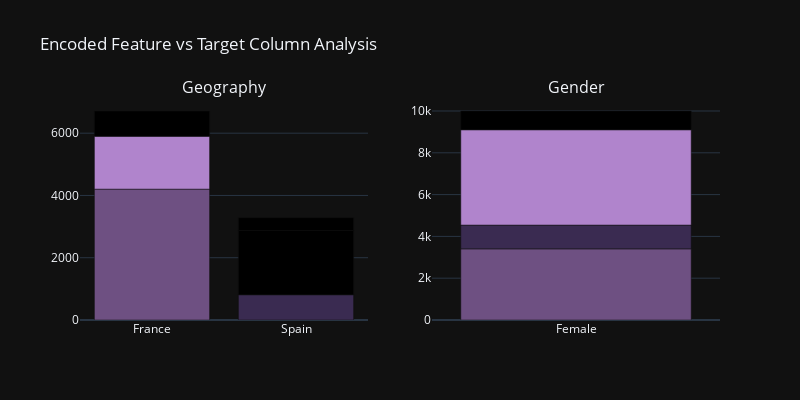

Write notebook code for a chart like this one.
### Code cell
# Define the target column
target_column = 'Exited'

# Call the function with the target column
encoded_feature_vs_target_analysis(df, target_column)

### Figure 1 — Plotly figure (JSON) as saved in the notebook; plotly's stock layout.template omitted (floating-point values rounded to 4 significant figures; data arrays with more than 128 entries replaced by an {"elided": "..."} marker saying what was removed)
{"data": [{"marker": {"color": ["#6e5082", "#3a2b51", "#b084cc"]}, "name": "Geography vs Exited", "type": "bar", "x": {"elided": "10000 str values"}, "xaxis": "x", "y": [4204, 810, 1695, 814, 2064, 413], "yaxis": "y"}, {"marker": {"color": ["#6e5082", "#3a2b51", "#b084cc"]}, "name": "Gender vs Exited", "type": "bar", "x": {"elided": "10000 str values"}, "xaxis": "x2", "y": [3404, 1139, 4559, 898], "yaxis": "y2"}], "layout": {"annotations": [{"font": {"size": 16}, "showarrow": false, "text": "Geography", "x": 0.225, "xanchor": "center", "xref": "paper", "y": 1, "yanchor": "bottom", "yref": "paper"}, {"font": {"size": 16}, "showarrow": false, "text": "Gender", "x": 0.775, "xanchor": "center", "xref": "paper", "y": 1, "yanchor": "bottom", "yref": "paper"}], "height": 400, "showlegend": false, "title": {"text": "Encoded Feature vs Target Column Analysis"}, "width": 800, "xaxis": {"anchor": "y", "domain": [0, 0.45]}, "xaxis2": {"anchor": "y2", "domain": [0.55, 1]}, "yaxis": {"anchor": "x", "domain": [0, 1]}, "yaxis2": {"anchor": "x2", "domain": [0, 1]}}}
